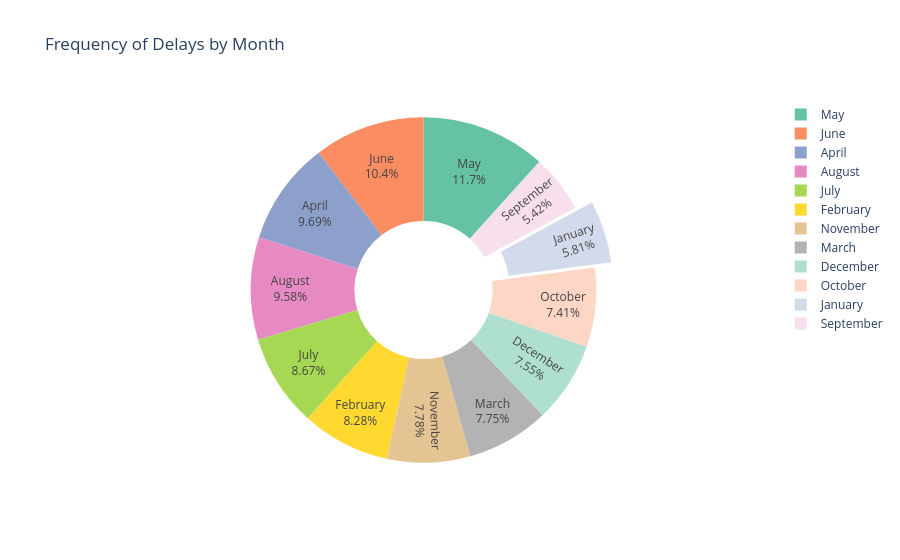

Source (notebook cell):
### Markdown cell above
### Delay by month

### Code cell
# delay by month with > 0 delay seconds
month_counts = df_dropped[df_dropped['delay_seconds'] > 0]['month'].value_counts().sort_index()
month_order = ['January', 'February', 'March', 'April', 'May', 'June', 'July', 'August', 'September', 'October', 'November', 'December']

month_data = cf.DataFrame({'Month': month_order, 'Count': month_counts})

fig = px.pie(month_data, values='Count', names='Month', title='Frequency of Delays by Month',
             hole=0.4, color_discrete_sequence=px.colors.qualitative.Set2)
fig.update_traces(textinfo='percent+label', pull=[0.1, 0, 0, 0, 0, 0])

fig.show()

### Figure 1 — Plotly figure (JSON) as saved in the notebook; plotly's stock layout.template omitted (floating-point values rounded to 4 significant figures)
{"data": [{"domain": {"x": [0, 1], "y": [0, 1]}, "hole": 0.4, "hovertemplate": "Month=%{label}<br>Count=%{value}<extra></extra>", "labels": ["January", "February", "March", "April", "May", "June", "July", "August", "September", "October", "November", "December"], "legendgroup": "", "name": "", "pull": [0.1, 0, 0, 0, 0, 0], "showlegend": true, "textinfo": "percent+label", "type": "pie", "values": [117201, 167034, 156433, 195520, 236075, 209470, 175065, 193333, 109312, 149537, 157052, 152288]}], "layout": {"legend": {"tracegroupgap": 0}, "piecolorway": ["rgb(102,194,165)", "rgb(252,141,98)", "rgb(141,160,203)", "rgb(231,138,195)", "rgb(166,216,84)", "rgb(255,217,47)", "rgb(229,196,148)", "rgb(179,179,179)"], "title": {"text": "Frequency of Delays by Month"}}}
